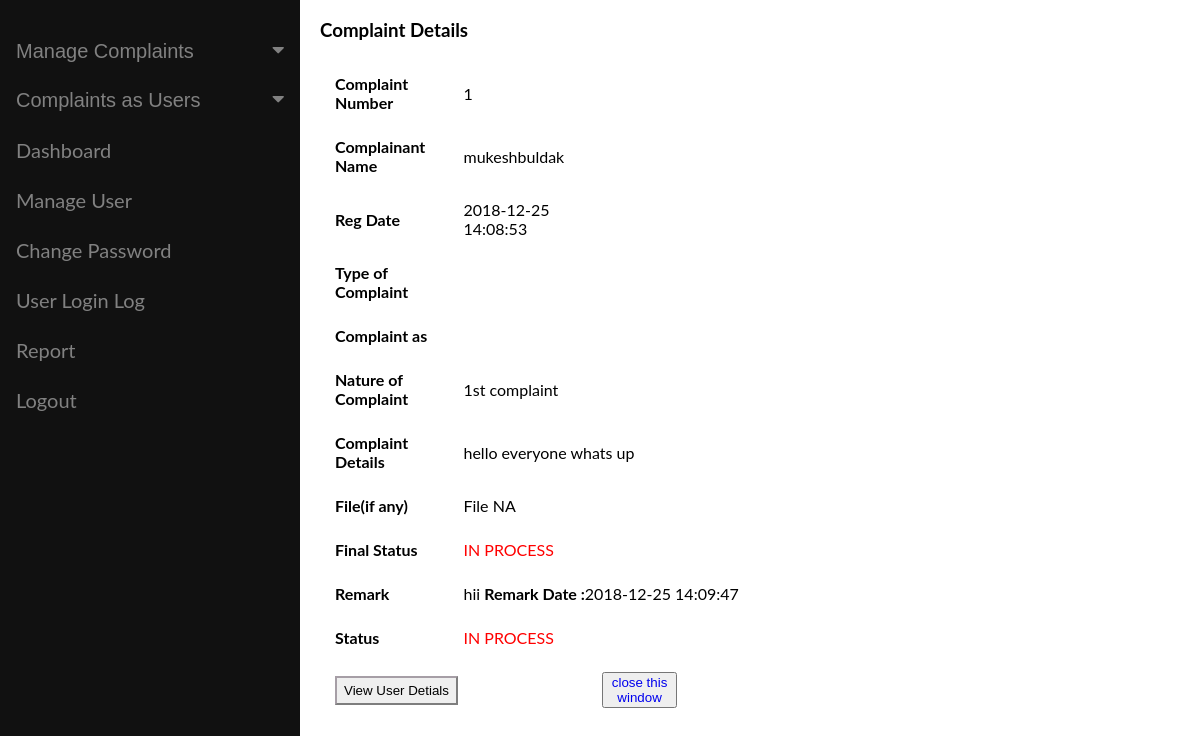
Page /Admin/complaintd.php?cid=1 (signed in) on the committed database.
### tables this page shows
CREATE TABLE `tblcomplaints` (
  `complaintNumber` int(11) NOT NULL,
  `userId` int(11) NOT NULL,
  `type` varchar(255) NOT NULL,
  `usertype` varchar(255) NOT NULL,
  `noc` varchar(255) NOT NULL,
  `complaintDetails` mediumtext NOT NULL,
  `complaintFile` varchar(255) DEFAULT NULL,
  `status` varchar(50) DEFAULT NULL,
  `regDate` timestamp NOT NULL DEFAULT CURRENT_TIMESTAMP,
  `lastUpdationDate` timestamp NULL DEFAULT NULL ON UPDATE CURRENT_TIMESTAMP
);

CREATE TABLE `user` (
  `id` int(11) NOT NULL,
  `fullname` varchar(255) DEFAULT NULL,
  `userEmail` varchar(255) DEFAULT NULL,
  `password` varchar(255) DEFAULT NULL,
  `contactNo` bigint(11) DEFAULT NULL,
  `userPic` varchar(255) DEFAULT NULL,
  `regDate` timestamp NOT NULL DEFAULT CURRENT_TIMESTAMP,
  `UpdateDate` timestamp NOT NULL DEFAULT '0000-00-00 00:00:00' ON UPDATE CURRENT_TIMESTAMP,
  `status` int(11) DEFAULT NULL
);

CREATE TABLE `complaintremark` (
  `id` int(11) NOT NULL,
  `complaintNumber` int(11) NOT NULL,
  `status` varchar(255) NOT NULL,
  `remark` mediumtext NOT NULL,
  `remarkDate` timestamp NOT NULL DEFAULT CURRENT_TIMESTAMP
);

### Admin/complaintd.php (the view, shortened to what this page needs)
<?php
if(strlen($_SESSION['alogin'])==0)
	{
header('location:index.php');
}
else{
?>
<!DOCTYPE html>
<html lang="en">
<head>
</head>
<body style="margin-left: 320px;">
	<div class="wrapper">
		<div class="container">
			<div class="row">
<?php include('side_bar.php');?>
			<div class="span9">
					<div class="content">
	<div class="module">
							<div class="module-head">
								<h3>Complaint Details</h3>
							</div>
							<div class="module-body table">
								<table cellpadding="10" cellspacing="5" border="0" class="datatable-1 table table-bordered table-striped	 display" width="100%">
									<tbody>
<?php $st='closed';
$query=mysqli_query($con,"select tblcomplaints.*,user.fullname as name from tblcomplaints join user on user.id=tblcomplaints.userId where tblcomplaints.complaintNumber='".$_GET['cid']."'");
while($row=mysqli_fetch_array($query))
{
?>
										<tr>
											<td><b>Complaint Number</b></td>
											<td><?php echo htmlentities($row['complaintNumber']);?></td>
										</tr>
										<tr>
											<td><b>Complainant Name</b></td>
											<td> <?php echo htmlentities($row['name']);?></td>
										</tr>
										<tr>
											<td><b>Reg Date</b></td>
											<td><?php echo htmlentities($row['regDate']);?>
											</td>
										</tr>
										<tr>
											<td><b>Type of Complaint</b></td>
											<td><?php echo htmlentities($row['type']);?>
											</td>
										</tr>
										<tr>
											<td><b>Complaint as</b></td>
											<td><?php echo htmlentities($row['usertype']);?>
											</td>
										</tr>
                                        <tr>
											<td ><b>Nature of Complaint</b></td>
											<td colspan="3"> <?php echo htmlentities($row['noc']);?></td>
										</tr>
                                        <tr>
											<td><b>Complaint Details </b></td>
											<td colspan="5"> <?php echo htmlentities($row['complaintDetails']);?></td>
										</tr>
<tr>
											<td><b>File(if any) </b></td>
											<td colspan="5"> <?php $cfile=$row['complaintFile'];
if($cfile=="" || $cfile=="NULL")
{
  echo "File NA";
}
else{?>
<a href="../User/complaintdocs/<?php echo htmlentities($row['complaintFile']);?>" target="_blank"/> View File</a>
<?php } ?></td>
</tr>
<tr>
<td><b>Final Status</b></td>
											<td colspan="5" style="text-transform: uppercase;color: red;"><?php if($row['status']=="")
											{ echo "Not Process Yet";
} else {
										 echo htmlentities($row['status']);
										 }?></td>
										</tr>
<?php $ret=mysqli_query($con,"select complaintremark.remark as remark,complaintremark.status as sstatus,complaintremark.remarkDate as rdate from complaintremark join tblcomplaints on tblcomplaints.complaintNumber=complaintremark.complaintNumber where complaintremark.complaintNumber='".$_GET['cid']."'");
while($rw=mysqli_fetch_array($ret))
{
?>
<tr>
<td><b>Remark</b></td>
<td colspan="5"><?php echo  htmlentities($rw['remark']); ?> <b>Remark Date :</b><?php echo  htmlentities($rw['rdate']); ?></td>
</tr>
<tr>
<td><b>Status</b></td>
<td colspan="5" style="text-transform: uppercase;color: red;"><?php echo  htmlentities($rw['sstatus']); ?></td>
</tr>
<?php }?>
<tr>
											<td colspan="4">
											<a href="javascript:void(0);" onClick="popUpWindow('http://localhost/testcomp/admin/userprofile.php?uid=<?php echo htmlentities($row['userId']);?>');" title="Update order">
											 <button type="button"  style="margin-left: 0px;padding: 5px 7px; border-color: #5457;">View User Detials</button></a></td>
											 <td>
											 <button type="button"  style="margin-right : 500px" style="color: black;padding: 5px 7px; border-color: #5457;"><a href="r.php" style="text-decoration: none;"> close this window</a></button></td>
										</tr>
										<?php  } ?>
								</table>
							</div>
						</div>
					</div>
				</div>
			</div>
		</div>
	</div>
</body>
<?php } ?>

### Admin/css1/side_bar.css (style rules this page uses)
body { font-family: "Lato", sans-serif; }

### rows in the picture
tblcomplaints: complaintNumber "1", userId.fullname "mukeshbuldak", regDate "2018-12-25 14:08:53", noc "1st complaint", complaintDetails "hello everyone whats up", complaintFile "File NA", status "IN PROCESS"
complaintremark: remark "hii", remarkDate "2018-12-25 14:09:47", status "IN PROCESS"
